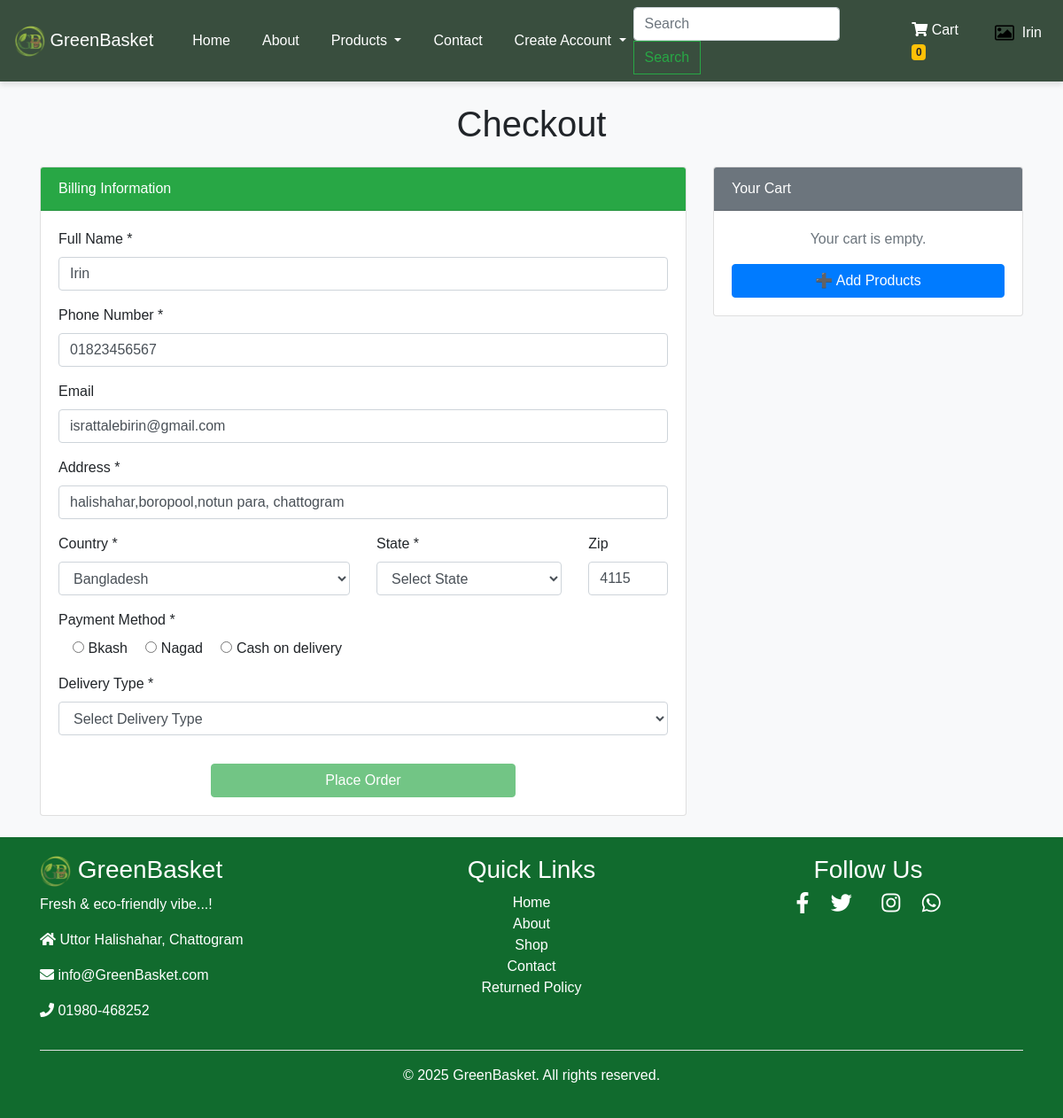
The page /checkout.php (signed in) on the database its author committed.
### tables this page shows
CREATE TABLE `users` (
  `id` int(100) NOT NULL,
  `name` varchar(100) NOT NULL,
  `email` varchar(100) NOT NULL,
  `password` varchar(100) NOT NULL,
  `reset_token` varchar(255) DEFAULT NULL,
  `token_expiry` datetime DEFAULT NULL,
  `user_type` varchar(20) NOT NULL DEFAULT 'user',
  `image` varchar(100) NOT NULL,
  `phone` varchar(20) DEFAULT NULL,
  `address` varchar(255) DEFAULT NULL,
  `country` varchar(100) DEFAULT NULL,
  `state` varchar(100) DEFAULT NULL,
  `zip_code` varchar(20) DEFAULT NULL
);

### checkout.php (the view, shortened to what this page needs)
<?php
include('db_connect.php');
$checkout_user = [];
if (isset($_SESSION['user_id'])) {
    $user_id = $_SESSION['user_id'];
    $user_query = $conn->prepare("SELECT name, email, phone, address, country, state, zip_code FROM users WHERE id=?");
    $user_query->bind_param("i", $user_id);
    $user_query->execute();
    $result = $user_query->get_result();
    if ($result->num_rows > 0) {
        $checkout_user = $result->fetch_assoc();
    }
}
$cart = isset($_SESSION['cart']) ? $_SESSION['cart'] : [];
$order_success = false;
$placed_total = 0;
?>
<!DOCTYPE html>
<html lang="en">
<head>
<link href="https://stackpath.bootstrapcdn.com/bootstrap/4.5.2/css/bootstrap.min.css" rel="stylesheet">
<link rel="stylesheet" href="https://cdnjs.cloudflare.com/ajax/libs/font-awesome/5.15.4/css/all.min.css">
</head>
<body>
<?php include('navbar.php'); ?>
<div class="container mt-4">
    <h1 class="text-center mb-4">Checkout</h1>
    <div class="row">
        <div class="col-md-8">
            <div class="card mb-4">
                <div class="card-header bg-success text-white">Billing Information</div>
                <div class="card-body">
                    <form method="POST" action="">
                        <div class="row">
                            <div class="col-md-12 mb-3">
                                <label>Full Name *</label>
                                <input type="text" name="name" value="<?php echo htmlspecialchars($checkout_user['name'] ?? ''); ?>" required class="form-control" placeholder="Enter your full name">
                            </div>
                        </div>
                        <div class="row">
                            <div class="col-md-12 mb-3">
                                <label>Phone Number *</label>
                                <input type="text" name="phone" value="<?php echo htmlspecialchars($checkout_user['phone'] ?? ''); ?>" required class="form-control" placeholder="+8801XXXXXXXXX">
                            </div>
                        </div>
                        <div class="row">
                            <div class="col-md-12 mb-3">
                                <label>Email</label>
                                <input type="email" name="email" value="<?php echo htmlspecialchars($checkout_user['email'] ?? ''); ?>" class="form-control" placeholder="example@email.com">
                            </div>
                        </div>
                        <div class="row">
                            <div class="col-md-12 mb-3">
                                <label>Address *</label>
                                <input type="text" name="address" value="<?php echo htmlspecialchars($checkout_user['address'] ?? ''); ?>" required class="form-control">
                            </div>
                        </div>
                        <div class="row mb-3">
                            <div class="col-md-6">
                                <label>Country *</label>
                                <select name="country" class="form-control" required>
                                    <option value="Bangladesh" <?php echo (isset($checkout_user['country']) && $checkout_user['country'] == 'Bangladesh') ? 'selected' : ''; ?>>Bangladesh</option>
                                </select>
                            </div>
                            <div class="col-md-4">
                                <label>State *</label>
                                <select name="state" class="form-control" required>
                                    <option value="">Select State</option>
                                </select>
                            </div>
                            <div class="col-md-2">
                                <label>Zip</label>
                                <input type="text" name="zipcode" value="<?php echo htmlspecialchars($checkout_user['zip_code'] ?? ''); ?>" class="form-control">
                            </div>
                        </div>
                        <div class="row">
                            <div class="col-md-12 mb-3">
                                <label>Payment Method *</label><br>
                                <input type="radio" name="payment" value="Bkash" class="ml-3" required> Bkash
                                <input type="radio" name="payment" value="Nagad" class="ml-3"> Nagad
                                <input type="radio" name="payment" value="Cash on delivery" class="ml-3"> Cash on delivery
                            </div>
                            <div class="col-md-12 mb-3">
                                <label>Delivery Type *</label>
                                <select name="delivery_type" class="form-control" required>
                                    <option value="">Select Delivery Type</option>
                                </select>
                            </div>
                        </div>
                        <div class="row">
                            <div class="col-md-12 text-center mt-3">
                                <button type="submit" class="btn btn-success w-50" <?php echo empty($cart) ? 'disabled' : ''; ?>>Place Order</button>
                            </div>
                        </div>
                    </form>
                </div>
            </div>
        </div>
        <div class="col-md-4">
            <div class="card mb-3">
                <div class="card-header bg-secondary text-white">Your Cart</div>
                <div class="card-body">
                    <?php if ($order_success): ?>
                        <div class="alert alert-success text-center">
                            🎉 Order placed successfully!<br>
                            You purchased products worth <strong>৳<?php echo number_format($placed_total, 2); ?></strong>.
                        </div>
                    <?php elseif (empty($cart)): ?>
                        <p class="text-center text-muted">Your cart is empty.</p>
                        <div class="text-center mt-3">
                            <a href="product_page.php" class="btn btn-primary w-100">➕ Add Products</a>
                        </div>
                    <?php endif; ?>
                </div>
            </div>
        </div>
    </div> </div>
<?php include('footer.php'); ?>
</body>
</html>

### navbar.php (shortened to what this page needs)
<?php
include('db_connect.php');
$cart_count = 0;
$user = null;
$user_img = "uploads/default.png";
if(isset($_SESSION['user_id'])){
    $user_id = $_SESSION['user_id'];
    $query = mysqli_query($conn, "SELECT name, image FROM users WHERE id='$user_id'");
    if($query && mysqli_num_rows($query) > 0){
        $user = mysqli_fetch_assoc($query);
    }
}
?>
<nav class="navbar navbar-expand-lg navbar-dark bg-dark">
    <a class="navbar-brand" href="index.php">
        <img src="image/logo.png" alt="GreenBasket Logo" class="logo-img">
        GreenBasket
    </a>
    <div class="collapse navbar-collapse" id="navbarNav">
        <ul class="navbar-nav mr-auto">
            <li class="nav-item"><a class="nav-link" href="index.php">Home</a></li>
            <li class="nav-item"><a class="nav-link" href="about.php">About</a></li>
            <li class="nav-item dropdown">
                <a class="nav-link dropdown-toggle" href="product_page.php" id="productsDropdown" role="button" data-toggle="dropdown" aria-haspopup="true" aria-expanded="false">
                    Products
                </a>
            </li>
            <li class="nav-item"><a class="nav-link" href="contact.php">Contact</a></li>
            <li class="nav-item dropdown">
                <a class="nav-link dropdown-toggle" href="#" id="createAccountDropdown" role="button" data-toggle="dropdown" aria-haspopup="true" aria-expanded="false">
                    Create Account
                </a>
            </li>
        </ul>
        <form class="form-inline search-bar ml-auto" action="search.php" method="GET">
            <input class="form-control mr-sm-2" type="search" name="query" placeholder="Search">
            <button class="btn btn-outline-success my-2 my-sm-0" type="submit">Search</button>
        </form>
        <ul class="navbar-nav ml-auto">
            <li class="nav-item">
    <a class="nav-link" href="cart.php">
        <i class="fas fa-shopping-cart"></i>
        Cart
        <span class="badge badge-warning cart-count-badge">
            <?php echo $cart_count; ?>
        </span>
    </a>
</li>
            <?php if ($user): ?>
                <li class="nav-item">
                    <a class="nav-link d-flex align-items-center" href="user_panel.php">
                        <img src="<?php echo $user_img; ?>"
                             onerror="this.src='uploads/default.png';"
                             style="width:30px; height:30px; border-radius:50%; object-fit:cover; margin-right:5px;">
                        <?php echo htmlspecialchars($user['name']); ?>
                    </a>
                </li>
            <?php else: ?>
                <li class="nav-item"><a class="nav-link" href="user.php">👤 Login</a></li>
            <?php endif; ?>
        </ul>
    </div>
</nav>

### checkout.php (style rules this page uses)
.navbar-nav .nav-item { margin-left: 20px; }
.navbar-nav .nav-item .nav-link { color: white; }
.navbar-brand { color: white; }
.search-bar button { border-radius: 0; }
body { background-color: #f8f9fa; }
.card { transition: transform 0.3s ease, box-shadow 0.3s ease; }

### navbar.php (style rules this page uses)
body { font-family: Arial, sans-serif; }
.navbar.bg-dark { background-color: #394e3eff !important; box-shadow: 0 4px 6px rgba(0, 0, 0, 0.1); }
.navbar-brand .logo-img { height: 35px; width: auto; margin-right: 0px; vertical-align: middle; }

### footer.php (style rules this page uses)
body { font-family: Arial, sans-serif; }

### rows shown on the page
users: name "Irin", phone "01823456567", email "israttalebirin@gmail.com", address "halishahar,boropool,notun para, chattogram", country "Bangladesh", zipcode "4115"

### other values the page prints
$cart_count "0"
